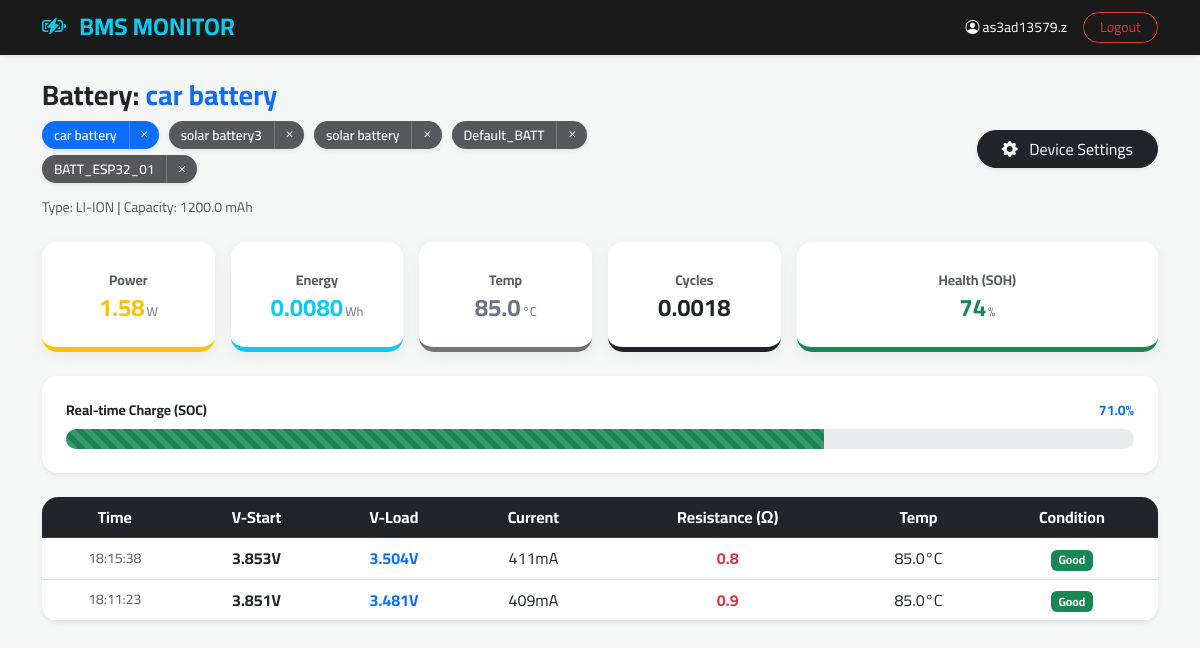
Screenshot of /monitoring/dashboard/?battery_id=20 (signed in) with the database file from the repository.
### monitoring/models.py (models this page shows, shortened)
class Battery(models.Model):
    battery_id = models.CharField(max_length=100, unique=True)
    device = models.ForeignKey(Device, on_delete=models.CASCADE, related_name='batteries')
    capacity_mah = models.FloatField(default=0.0)
    chemistry = models.CharField(max_length=50, default='Li-ion')
    installed_at = models.DateTimeField(default=timezone.now)
    soh = models.FloatField(default=100.0)  # State of Health %
    cycle_count = models.FloatField(default=0.0)
    class Meta:
        verbose_name = "Battery"
        verbose_name_plural = "Batteries"

class PulseTest(models.Model):
    battery = models.ForeignKey(Battery, on_delete=models.CASCADE, related_name='pulse_tests')
    v_before = models.FloatField()
    v_after = models.FloatField()
    current_ma = models.FloatField()
    temperature_c = models.FloatField()
    internal_resistance = models.FloatField(null=True, blank=True)
    calculated_soh = models.FloatField(null=True, blank=True)
    calculated_soc = models.FloatField(null=True, blank=True)
    timestamp = models.DateTimeField(auto_now_add=True)

### monitoring/views.py (the view)
# urls.py: path('dashboard/', views.dashboard, name='dashboard'),
@login_required(login_url='login')
def dashboard(request):
    user_batteries = Battery.objects.filter(device__user=request.user).order_by('-id')
    requested_id = request.GET.get('battery_id')
    session_active, _ = ActiveSession.objects.get_or_create(user=request.user)
    if requested_id:
        current_battery = get_object_or_404(Battery, id=requested_id, device__user=request.user)
        session_active.selected_battery = current_battery
        session_active.save()
    elif session_active.selected_battery:
        current_battery = session_active.selected_battery
    else:
        current_battery = user_batteries.first()
        if current_battery:
            session_active.selected_battery = current_battery
            session_active.save()
    pulse_tests = []
    last_pulse, last_soc, total_energy, live_cycles = None, 0, 0.0, 0.0
    if current_battery:
        all_pulses = current_battery.pulse_tests.all().order_by('-timestamp')
        pulse_tests = all_pulses[:20]  # تمرير آخر 20 نبضة فقط للجدول حفاظاً على الأداء
        last_pulse = pulse_tests[0] if pulse_tests else None
        last_soc = last_pulse.calculated_soc if last_pulse else 0
        chem_lower = str(current_battery.chemistry).lower().strip()
        nominal_v = 3.2 if chem_lower == 'lifepo4' else 3.7
        batt_cap_mah = float(current_battery.capacity_mah or 1200)
        capacity_ah = batt_cap_mah / 1000.0
        total_battery_energy_wh = nominal_v * capacity_ah
        calculated_energy_list = []
        for p in all_pulses:
            v_load = float(p.v_after or 0)
            i_amps = float(p.current_ma or 0) / 1000.0
            power_w = v_load * i_amps
            pulse_duration_seconds = 10.0
            energy_wh = power_w * (pulse_duration_seconds / 3600.0)
            calculated_energy_list.append(energy_wh)
        total_energy = sum(calculated_energy_list)
        if total_battery_energy_wh > 0 and total_energy > 0:
            live_cycles = total_energy / total_battery_energy_wh
        else:
            live_cycles = float(current_battery.cycle_count or 0.0)
    context = {
        'current_battery': current_battery,
        'pulse_tests': pulse_tests,
        'last_pulse': last_pulse,
        'user_batteries': user_batteries,
        'last_soc': last_soc,
        'total_energy': total_energy,
        'live_cycles': live_cycles,
        'display_name': request.user.email.split('@')[0],
        'api_token': request.user.api_token,
    }
    return render(request, 'monitoring/dashboard.html', context)

### monitoring/templates/monitoring/dashboard.html (shortened to what this page needs)
<!DOCTYPE html>
<html lang="en" dir="ltr">
<head>
    <link rel="stylesheet" href="https://cdn.jsdelivr.net/npm/bootstrap@5.3.0/dist/css/bootstrap.min.css">
    <link rel="stylesheet" href="https://cdn.jsdelivr.net/npm/bootstrap-icons@1.11.0/font/bootstrap-icons.css">
    <link rel="stylesheet" href="https://cdn.jsdelivr.net/npm/sweetalert2@11/dist/sweetalert2.min.css">
</head>
<body>
    <nav class="nav-custom shadow-sm mb-4">
        <div class="container d-flex justify-content-between align-items-center">
            <h4 class="m-0 fw-bold text-info"><i class="bi bi-battery-charging me-2"></i> BMS MONITOR</h4>
            <div class="d-flex align-items-center">
                <span class="me-3 small"><i class="bi bi-person-circle"></i> {{ display_name }}</span>
                <a href="{% url 'logout' %}" class="btn btn-sm btn-outline-danger rounded-pill px-3">Logout</a>
            </div>
        </div>
    </nav>
    <div class="container">
        {% if current_battery %}
            <div class="row mb-4 align-items-center">
                <div class="col-md-7">
                    <h3 class="fw-bold m-0">Battery: <span class="text-primary">{{ current_battery.battery_id }}</span></h3>
                    <div class="mt-2 mb-2">
                        {% for batt in user_batteries %}
                            <div class="battery-wrapper shadow-sm">
                                <a href="?battery_id={{ batt.id }}"
                                   class="battery-link {% if batt.id == current_battery.id %}bg-primary text-white{% else %}bg-dark text-white opacity-75{% endif %}">
                                   {{ batt.battery_id }}
                                </a>
                                <div class="quick-del {% if batt.id == current_battery.id %}bg-primary text-white{% else %}bg-dark text-white opacity-75{% endif %}"
                                     onclick="confirmDelete('{{ batt.id }}', '{{ batt.battery_id }}')">
                                    <i class="bi bi-x"></i>
                                </div>
                            </div>
                        {% endfor %}
                    </div>
                    <p class="text-muted small mb-0">Type: {{ current_battery.chemistry|upper }} | Capacity: {{ current_battery.capacity_mah }} mAh</p>
                </div>
                <div class="col-md-5 text-md-end mt-3 mt-md-0">
                    <button class="btn btn-dark shadow-sm px-4 rounded-pill" data-bs-toggle="modal" data-bs-target="#deviceSettingsModal">
                        <i class="bi bi-gear-fill me-2"></i> Device Settings
                    </button>
                </div>
            </div>
            {% if last_pulse %}
                <div class="row g-3 mb-4 text-center">
                    <div class="col-6 col-md-2">
                        <div class="card stat-card p-2 bg-white border-warning">
                            <small class="text-muted fw-bold">Power</small>
                            <div class="value-display text-warning">
                                {% widthratio last_pulse.v_before 1 last_pulse.current_ma as raw_p %}
                                {{ raw_p|add:"0"|slugify|slice:":-3"|default:"0" }}.{{ raw_p|slice:"-3:-1"|default:"00" }}<span class="unit">W</span>
                            </div>
                        </div>
                    </div>
                    <div class="col-6 col-md-2">
                        <div class="card stat-card p-2 bg-white border-info">
                            <small class="text-muted fw-bold">Energy</small>
                            <div class="value-display text-info">{{ total_energy|floatformat:4 }}<span class="unit">Wh</span></div>
                        </div>
                    </div>
                    <div class="col-6 col-md-2">
                        <div class="card stat-card p-2 bg-white border-secondary">
                            <small class="text-muted fw-bold">Temp</small>
                            <div class="value-display text-secondary">{{ last_pulse.temperature_c|floatformat:1 }}<span class="unit">°C</span></div>
                        </div>
                    </div>
                    <div class="col-6 col-md-2">
                        <div class="card stat-card p-2 bg-white border-dark">
                            <small class="text-muted fw-bold">Cycles</small>
                            <div class="value-display text-dark">{{ live_cycles|floatformat:4 }}</div>
                        </div>
                    </div>
                    <div class="col-12 col-md-4">
                        <div class="card stat-card p-2 bg-white border-success">
                            <small class="text-muted fw-bold">Health (SOH)</small>
                            <div class="value-display text-success">{{ last_pulse.calculated_soh|floatformat:0 }}<span class="unit">%</span></div>
                        </div>
                    </div>
                </div>
                <div class="row mb-4">
                    <div class="col-12">
                        <div class="card p-4 border-0 shadow-sm">
                            <div class="d-flex justify-content-between mb-2 small fw-bold">
                                <span>Real-time Charge (SOC)</span>
                                <span class="text-primary">{{ last_soc }}%</span>
                            </div>
                            <div class="progress" style="height: 20px; border-radius: 10px;">
                                <div class="progress-bar progress-bar-striped progress-bar-animated {% if last_soc < 25 %}bg-danger{% elif last_soc < 60 %}bg-warning{% else %}bg-success{% endif %}"
                                     style="width: {{ last_soc }}%">
                                </div>
                            </div>
                        </div>
                    </div>
                </div>
                <div class="card shadow-sm border-0 rounded-4 overflow-hidden">
                    <div class="table-responsive">
                        <table class="table table-hover align-middle text-center mb-0">
                            <thead class="table-dark">
                                <tr>
                                    <th>Time</th>
                                    <th>V-Start</th>
                                    <th>V-Load</th>
                                    <th>Current</th>
                                    <th>Resistance (Ω)</th>
                                    <th>Temp</th>
                                    <th>Condition</th>
                                </tr>
                            </thead>
                            <tbody>
                                {% for p in pulse_tests %}
                                <tr>
                                    <td class="text-muted small">{{ p.timestamp|date:"H:i:s" }}</td>
                                    <td class="fw-bold">{{ p.v_before|floatformat:3 }}V</td>
                                    <td class="text-primary fw-bold">{{ p.v_after|floatformat:3 }}V</td>
                                    <td>{{ p.current_ma|floatformat:0 }}mA</td>
                                    <td class="text-danger fw-bold">{{ p.internal_resistance|floatformat:1 }}</td>
                                    <td>{{ p.temperature_c|floatformat:1 }}°C</td>
                                    <td>
                                        <span class="badge {% if p.calculated_soh < 50 %}bg-danger{% else %}bg-success{% endif %}">
                                            {% if p.calculated_soh < 50 %}Poor{% else %}Good{% endif %}
                                        </span>
                                    </td>
                                </tr>
                                {% endfor %}
                            </tbody>
                        </table>
                    </div>
                </div>
            {% endif %}
        {% else %}
            <div class="text-center py-5">
                <i class="bi bi-battery-exclamation display-1 text-muted"></i>
                <h4 class="mt-3">No batteries found.</h4>
                <button class="btn btn-primary rounded-pill mt-2" data-bs-toggle="modal" data-bs-target="#deviceSettingsModal">Add Your First Battery</button>
            </div>
        {% endif %}
    </div>
</body>
</html>

### monitoring/templates/monitoring/dashboard.html (style rules this page uses)
body { background-color: #f4f7f6; font-family: 'Cairo', sans-serif; }
.nav-custom { background: #1a1a1a; padding: 12px 0; color: white; }
.card { border: none; border-radius: 15px; transition: 0.3s; box-shadow: 0 4px 15px rgba(0,0,0,0.05); }
.stat-card { border-bottom: 5px solid transparent; min-height: 110px; display: flex; flex-direction: column; justify-content: center; }
.value-display { font-size: 1.5rem; font-weight: 700; margin-top: 5px; line-height: 1; }
.unit { font-size: 0.8rem; color: #6c757d; font-weight: normal; margin-left: 2px; }
.battery-wrapper { display: inline-flex; align-items: center; margin-right: 6px; margin-bottom: 6px; border-radius: 20px; overflow: hidden; }
.battery-link { font-size: 0.85rem; padding: 4px 12px; text-decoration: none; font-weight: 600; }
.quick-del { font-size: 0.85rem; padding: 4px 8px; cursor: pointer; border-left: 1px solid rgba(255,255,255,0.2); transition: 0.2s; }

### rows the page displays
Battery: battery_id "car battery", chemistry "LI-ION", capacity_mah "1200.0"
Battery: battery_id "solar battery3"
Battery: battery_id "solar battery"
Battery: battery_id "Default_BATT"
Battery: battery_id "BATT_ESP32_01"
PulseTest: temperature_c "85.0", calculated_soh "74", calculated_soc "71.0", timestamp "18:15:38", v_before "3.853", v_after "3.504", current_ma "411", internal_resistance "0.8", shows "Good"
PulseTest: timestamp "18:11:23", v_before "3.851", v_after "3.481", current_ma "409", internal_resistance "0.9", temperature_c "85.0", calculated_soh "Good"

### other values shown
{{ display_name }} "as3ad13579.z"
{{ raw_p|add:"0"|slugify|slice:":-3"|default:"0" }} "1"
{{ raw_p|slice:"-3:-1"|default:"00" }} "58"
{{ total_energy|floatformat:4 }} "0.0080"
{{ live_cycles|floatformat:4 }} "0.0018"
